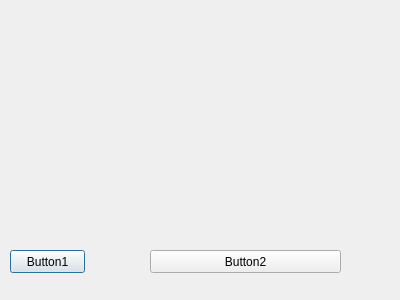
<?xml version="1.0" encoding="UTF-8"?>
<ui version="4.0">
 <class>Dialog</class>
 <widget class="QDialog" name="Dialog">
  <property name="geometry">
   <rect>
    <x>0</x>
    <y>0</y>
    <width>400</width>
    <height>300</height>
   </rect>
  </property>
  <property name="windowTitle">
   <string>Dialog</string>
  </property>
  <widget class="QPushButton" name="btn_1">
   <property name="geometry">
    <rect>
     <x>10</x>
     <y>250</y>
     <width>75</width>
     <height>23</height>
    </rect>
   </property>
   <property name="text">
    <string>Button1</string>
   </property>
  </widget>
  <widget class="QPushButton" name="btn_2">
   <property name="geometry">
    <rect>
     <x>150</x>
     <y>250</y>
     <width>191</width>
     <height>23</height>
    </rect>
   </property>
   <property name="text">
    <string>Button2</string>
   </property>
  </widget>
 </widget>
 <resources/>
 <connections/>
</ui>
